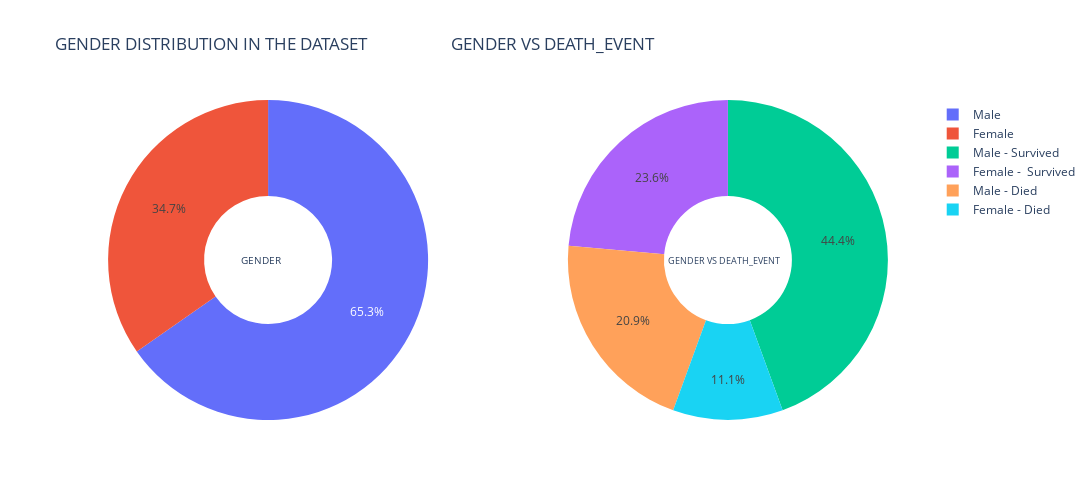

Notebook cell for this chart:
### Code cell
d1 = df[(df["DEATH_EVENT"]==0) & (df["sex"]==1)]
d2 = df[(df["DEATH_EVENT"]==1) & (df["sex"]==1)]
d3 = df[(df["DEATH_EVENT"]==0) & (df["sex"]==0)]
d4 = df[(df["DEATH_EVENT"]==1) & (df["sex"]==0)]

label1 = ["Male","Female"]
label2 = ['Male - Survived','Male - Died', "Female -  Survived", "Female - Died"]
values1 = [(len(d1)+len(d2)), (len(d3)+len(d4))]
values2 = [len(d1),len(d2),len(d3),len(d4)]

# Create subplots: use 'domain' type for Pie subplot
fig = make_subplots(rows=1, cols=2, specs=[[{'type':'domain'}, {'type':'domain'}]])
fig.add_trace(go.Pie(labels=label1, values=values1, name="GENDER"),
              1, 1)
fig.add_trace(go.Pie(labels=label2, values=values2, name="GENDER VS DEATH_EVENT"),
              1, 2)

# Use `hole` to create a donut-like pie chart
fig.update_traces(hole=.4, hoverinfo="label+percent")

fig.update_layout(
    title_text="GENDER DISTRIBUTION IN THE DATASET  \
                   GENDER VS DEATH_EVENT",
    # Add annotations in the center of the donut pies.
    annotations=[dict(text='GENDER', x=0.19, y=0.5, font_size=10, showarrow=False),
                 dict(text='GENDER VS DEATH_EVENT', x=0.84, y=0.5, font_size=9, showarrow=False)],
    autosize=False,width=1200, height=500, paper_bgcolor="white")

fig.show()

### Figure 1 — Plotly figure (JSON) as saved in the notebook; plotly's stock layout.template omitted (floating-point values rounded to 4 significant figures)
{"data": [{"labels": ["Male", "Female"], "name": "GENDER", "values": [194, 103], "type": "pie", "domain": {"x": [0, 0.45], "y": [0, 1]}, "hole": 0.4, "hoverinfo": "label+percent"}, {"labels": ["Male - Survived", "Male - Died", "Female -  Survived", "Female - Died"], "name": "GENDER VS DEATH_EVENT", "values": [132, 62, 70, 33], "type": "pie", "domain": {"x": [0.55, 1], "y": [0, 1]}, "hole": 0.4, "hoverinfo": "label+percent"}], "layout": {"title": {"text": "GENDER DISTRIBUTION IN THE DATASET                     GENDER VS DEATH_EVENT"}, "annotations": [{"showarrow": false, "text": "GENDER", "x": 0.19, "y": 0.5, "font": {"size": 10}}, {"showarrow": false, "text": "GENDER VS DEATH_EVENT", "x": 0.84, "y": 0.5, "font": {"size": 9}}], "autosize": false, "width": 1200, "height": 500, "paper_bgcolor": "white"}}
